Frame 1 (no input): blank canvas, image omitted
Frame 60 (the mouse pressed at the canvas centre just before this capture): blank canvas, image omitted
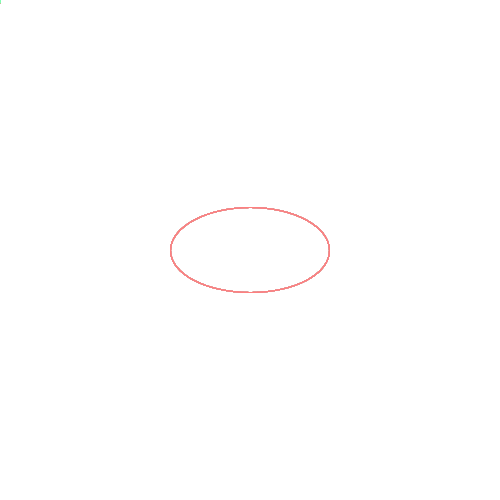
Frame 120 (the mouse held since frame 60 and released just before this capture)

The Processing sketch whose frames 1 and 60 were blank and that drew this single picture after the mouse press (run headless with seeded random() and noise(); from frame 60 on, the mouse is pressed at the canvas centre):

// Processing sketch: processing_151925
// ── processing_151925.pde


int nat = 250;
int howe = 400;

void setup() {
  size(500, 500);
  background(255);
}

void draw() {  
  noFill();
  colorMode(HSB,100);
  stroke(random(255), 50, 100);
  ellipse(mouseX, mouseY, mouseX/HALF_PI, mouseY/PI+TWO_PI); 
}
